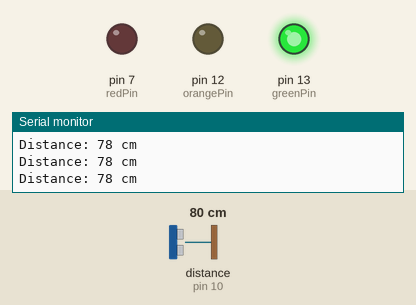
A sketch run on a simulated Arduino Uno, built with avr-gcc and run on an emulated ATmega328P. On the bench: output pins drawn as LEDs (lit = HIGH), the last lines printed to the serial monitor. Wiring (inferred from the names in the program): ultrasonic range finder: trigger pin 9; echo pin 10. The test bench sets the inputs (shaded band); at power-on: distance to the obstacle (sensor on pin 10) 80 cm. The echo pulse lasts 58.3 µs per cm; pins used as bus, display or sensor lines are not drawn.

Above: at 1.2 s.
1.3 s: distance to the obstacle (sensor on pin 10) set to 65 cm
2.8 s: distance to the obstacle (sensor on pin 10) set to 58 cm
At 3.2 s:
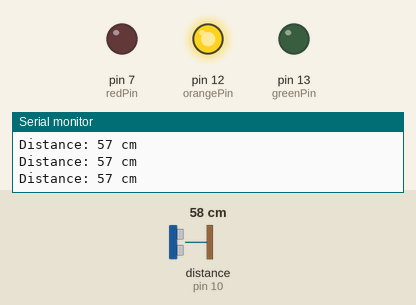
4.3 s: distance to the obstacle (sensor on pin 10) set to 29 cm
7.3 s: distance to the obstacle (sensor on pin 10) set to 24 cm
At 8.1 s:
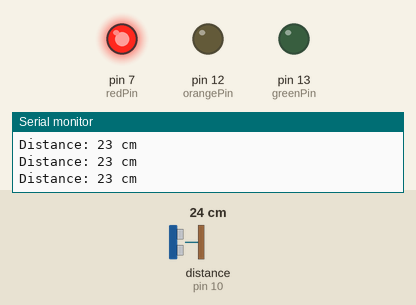
8.8 s: distance to the obstacle (sensor on pin 10) set to 120 cm
At 10.2 s:
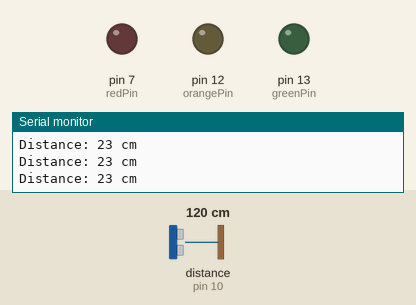
Timing chart, 0 to 11.3 s (numbered marks = the images above; inputs shaded):
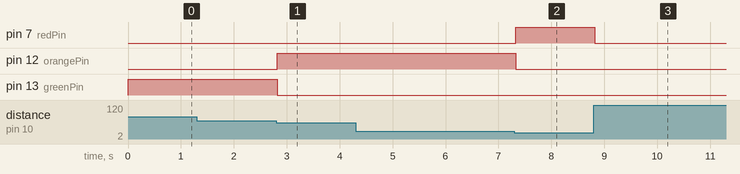

The sketch:

ultrasonic_sensor.ino
```cpp
/*
* Code based on the Ultrasonic Sensor HC-SR04 and Arduino Tutorial by Dejan Nedelkovski www.HowToMechatronics.com
*/
// Defines ultrasonic sensor pins numbers
const int trigPin = 9;
const int echoPin = 10;
// Defines leds pins numbers
const int redPin = 7;
const int orangePin =  12;
const int greenPin = 13;
// Define levels for the ultrasonic sensor
int levels [3] = {25,60,100};
// Defines variables for calculate the distance
long duration;
int distance;

void setup() {
pinMode(trigPin, OUTPUT); // Sets the trigPin as an Output
pinMode(echoPin, INPUT); // Sets the echoPin as an Input
// Adding the pins for the leds (red, orange and green)
pinMode(redPin, OUTPUT);
pinMode(orangePin, OUTPUT);
pinMode(greenPin, OUTPUT);
Serial.begin(9600); // Starts the serial communication
}

void loop() {
// Clears the trigPin
digitalWrite(trigPin, LOW);
delayMicroseconds(2);
// Sets the trigPin on HIGH state for 10 micro seconds
digitalWrite(trigPin, HIGH);
delayMicroseconds(10);
digitalWrite(trigPin, LOW);
// Reads the echoPin, returns the sound wave travel time in microseconds
duration = pulseIn(echoPin, HIGH);
// Calculating the distance
distance= duration*0.034/2;
// Prints the distance on the Serial Monitor and active a led
if(distance<levels[0]){
Serial.print("Distance: ");
Serial.print(distance);
Serial.println(" cm");
// Active red led
  digitalWrite(redPin, HIGH);
  digitalWrite(orangePin, LOW);
  digitalWrite(greenPin, LOW);
} else if(distance<levels[1]){
  Serial.print("Distance: ");
  Serial.print(distance);
  Serial.println(" cm");
// Active orange led
  digitalWrite(redPin, LOW);
  digitalWrite(orangePin, HIGH);
  digitalWrite(greenPin, LOW);
  }else if(distance>=levels[1]&distance<levels[2]){
    Serial.print("Distance: ");
    Serial.print(distance);
    Serial.println(" cm");
// Active green led
    digitalWrite(redPin, LOW);
    digitalWrite(orangePin, LOW);
    digitalWrite(greenPin, HIGH);
    } else{
        digitalWrite(redPin, LOW);
       digitalWrite(orangePin, LOW);
       digitalWrite(greenPin, LOW);
      }
}
```

Measured:
- the behaviour switches between 61 and 60 cm on distance to the obstacle (sensor on pin 10) (found by bisection; images 0 and 1)
- the behaviour switches between 26 and 25 cm on distance to the obstacle (sensor on pin 10) (found by bisection; images 1 and 2)
- after the input at 2.8 s, pin 12 (orangePin): LOW → HIGH at once; pin 13 (greenPin): HIGH → LOW at once
- after the input at 7.3 s, pin 7 (redPin): LOW → HIGH at once; pin 12 (orangePin): HIGH → LOW at once
- after the input at 8.8 s, pin 7 (redPin): HIGH → LOW at once
